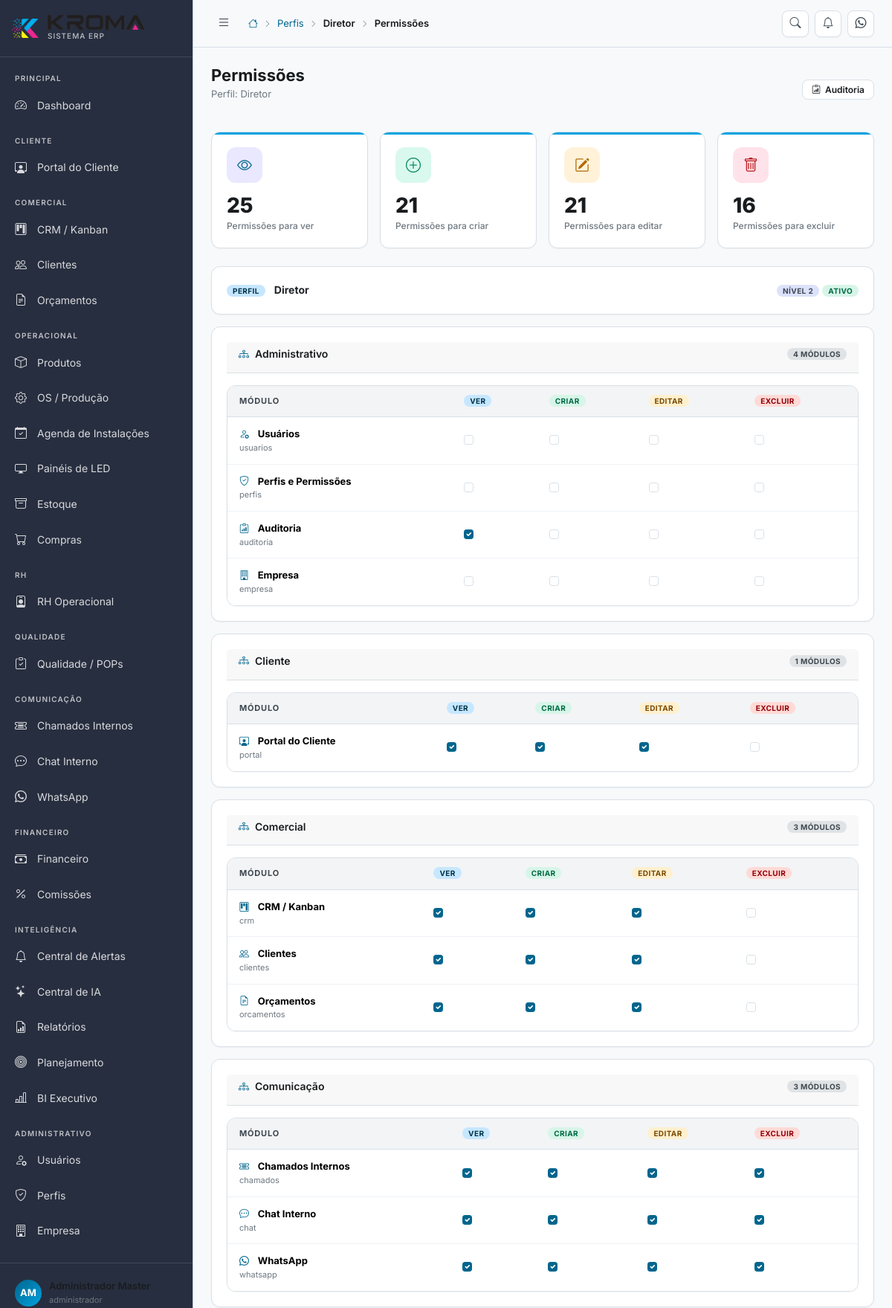
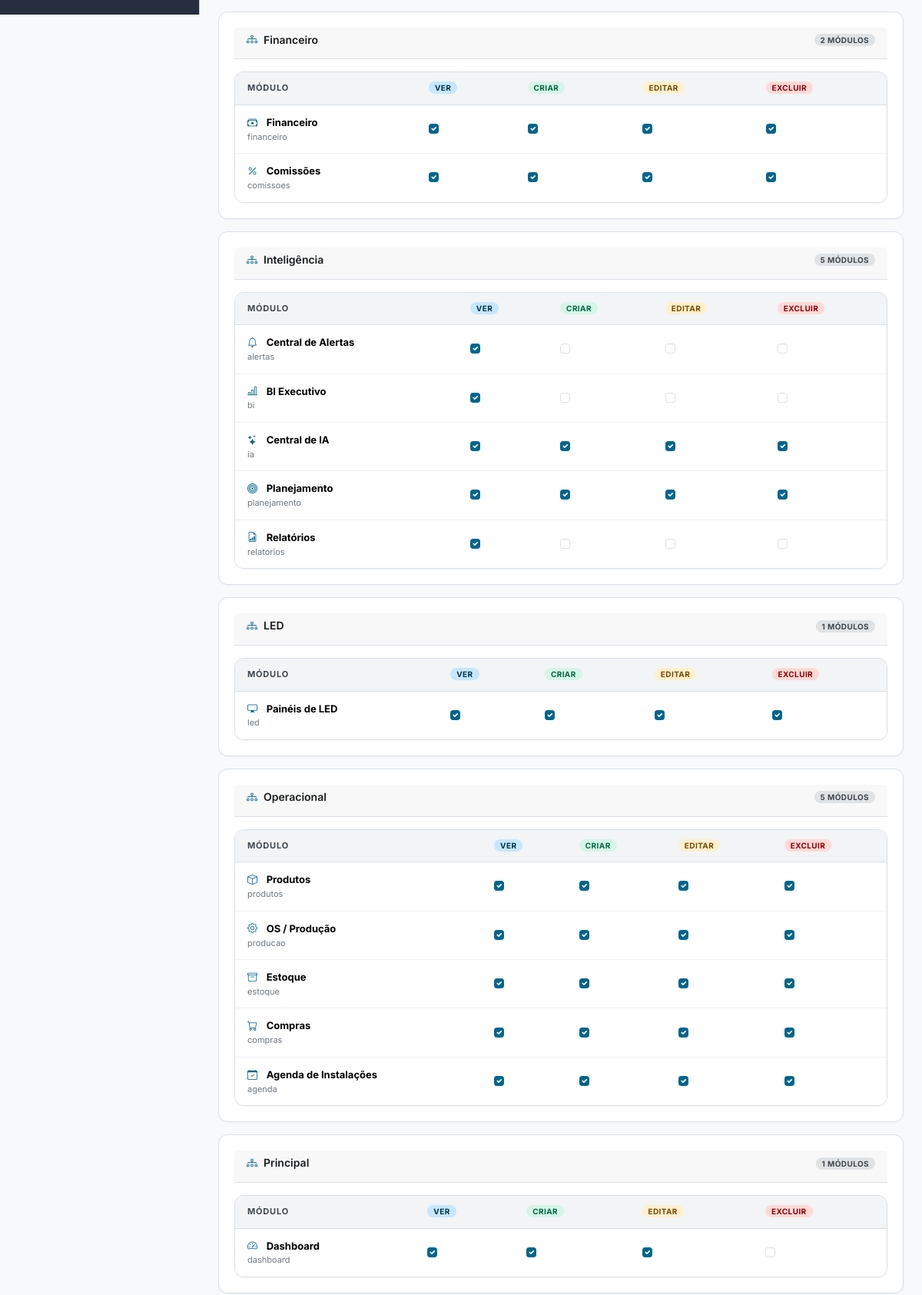
The app's page /perfis/2/permissoes (signed in, upper part) with its own data (2 pictures, top to bottom).
### tables this page shows
CREATE TABLE IF NOT EXISTS perfis (
    id          INT UNSIGNED AUTO_INCREMENT PRIMARY KEY,
    nome        VARCHAR(50) NOT NULL UNIQUE,
    label       VARCHAR(100) NOT NULL,
    descricao   TEXT,
    nivel       TINYINT DEFAULT 5 COMMENT 'Nível hierárquico: 1=mais alto',
    ativo       TINYINT(1) DEFAULT 1,
    created_at  DATETIME DEFAULT CURRENT_TIMESTAMP
);

CREATE TABLE IF NOT EXISTS modulos (
    id          INT UNSIGNED AUTO_INCREMENT PRIMARY KEY,
    nome        VARCHAR(100) NOT NULL,
    slug        VARCHAR(100) NOT NULL UNIQUE,
    icone       VARCHAR(100),
    grupo       VARCHAR(100),
    ordem       INT DEFAULT 0
);

### index.php (called while the page is built, shortened)
<?php
require_once CONFIG_PATH . '/database.php';
require_once APP_PATH . '/Services/Router.php';
$router = new App\Services\Router();
$router->dispatch();

### config/database.php (called while the page is built, shortened)
<?php
class Database
{
    private static ?PDO $instance = null;
    public static function getInstance(): PDO
    {
        if (self::$instance === null) {
            try {
                $dsn = sprintf(
                    'mysql:host=%s;port=%s;dbname=%s;charset=%s',
                    DB_HOST, DB_PORT, DB_NAME, DB_CHARSET
                );
                self::$instance = new PDO($dsn, DB_USER, DB_PASS, [
                    PDO::ATTR_ERRMODE            => PDO::ERRMODE_EXCEPTION,
                    PDO::ATTR_DEFAULT_FETCH_MODE => PDO::FETCH_ASSOC,
                    PDO::ATTR_EMULATE_PREPARES   => false,
                    PDO::MYSQL_ATTR_INIT_COMMAND => "SET NAMES utf8mb4 COLLATE utf8mb4_unicode_ci",
                ]);
            } catch (PDOException $e) {
                if (APP_ENV === 'development') {
                    die('Erro de conexão com banco de dados: ' . $e->getMessage());
                } else {
                    die('Erro interno do sistema. Tente novamente mais tarde.');
                }
            }
        }
        return self::$instance;
    }
}
function db(): PDO
{
    return Database::getInstance();
}

### app/Views/perfis/permissoes.php (the view, shortened to what this page needs)
<?php
$acoes = [
    'ver' => ['coluna' => 'pode_ver', 'label' => 'Ver', 'class' => 'badge-primary'],
    'criar' => ['coluna' => 'pode_criar', 'label' => 'Criar', 'class' => 'badge-success'],
    'editar' => ['coluna' => 'pode_editar', 'label' => 'Editar', 'class' => 'badge-warning'],
    'excluir' => ['coluna' => 'pode_excluir', 'label' => 'Excluir', 'class' => 'badge-danger'],
];
?>
<form action="<?= APP_URL ?>/perfis/<?= $perfil['id'] ?>/permissoes" method="POST" data-loading>
    <div class="row g-3 mb-4">
        <div class="col-6 col-md-3">
            <div class="kpi-card">
                <div class="kpi-icon primary"><i class="bi bi-eye"></i></div>
                <div class="kpi-value"><?= number_format($resumo['ver']) ?></div>
                <div class="kpi-label">Permissões para ver</div>
            </div>
        </div>
        <div class="col-6 col-md-3">
            <div class="kpi-card">
                <div class="kpi-icon success"><i class="bi bi-plus-circle"></i></div>
                <div class="kpi-value"><?= number_format($resumo['criar']) ?></div>
                <div class="kpi-label">Permissões para criar</div>
            </div>
        </div>
        <div class="col-6 col-md-3">
            <div class="kpi-card">
                <div class="kpi-icon warning"><i class="bi bi-pencil-square"></i></div>
                <div class="kpi-value"><?= number_format($resumo['editar']) ?></div>
                <div class="kpi-label">Permissões para editar</div>
            </div>
        </div>
        <div class="col-6 col-md-3">
            <div class="kpi-card">
                <div class="kpi-icon danger"><i class="bi bi-trash"></i></div>
                <div class="kpi-value"><?= number_format($resumo['excluir']) ?></div>
                <div class="kpi-label">Permissões para excluir</div>
            </div>
        </div>
    </div>
    <div class="card mb-3">
        <div class="d-flex flex-wrap align-items-center justify-content-between gap-2">
            <div>
                <span class="badge badge-primary">Perfil</span>
                <strong class="ms-2"><?= htmlspecialchars($perfil['label']) ?></strong>
            </div>
            <div class="d-flex flex-wrap gap-1">
                <span class="badge badge-info">Nível <?= (int)$perfil['nivel'] ?></span>
                <span class="badge <?= $perfil['ativo'] ? 'badge-success' : 'badge-secondary' ?>"><?= $perfil['ativo'] ? 'Ativo' : 'Inativo' ?></span>
            </div>
        </div>
    </div>
    <?php foreach ($grupos as $grupo => $modulosGrupo): ?>
    <div class="card mb-3">
        <div class="card-header">
            <h6 class="card-title"><i class="bi bi-diagram-3 me-2 text-primary-kroma"></i><?= htmlspecialchars($grupo) ?></h6>
            <span class="badge badge-secondary"><?= count($modulosGrupo) ?> módulos</span>
        </div>
        <div class="table-wrapper">
            <table class="table mb-0">
                <thead>
                    <tr>
                        <th>Módulo</th>
                        <?php foreach ($acoes as $acao): ?>
                        <th><span class="badge <?= $acao['class'] ?>"><?= $acao['label'] ?></span></th>
                        <?php endforeach; ?>
                    </tr>
                </thead>
                <tbody>
                    <?php foreach ($modulosGrupo as $modulo): ?>
                    <?php $perm = $permissoes[$modulo['slug']] ?? []; ?>
                    <tr>
                        <td>
                            <i class="bi <?= htmlspecialchars($modulo['icone'] ?? 'bi-box') ?> me-2 text-primary-kroma"></i>
                            <strong><?= htmlspecialchars($modulo['nome']) ?></strong>
                            <div style="font-size:11px;color:var(--text-muted)"><?= htmlspecialchars($modulo['slug']) ?></div>
                        </td>
                        <?php foreach ($acoes as $campo => $acao): ?>
                        <td>
                            <input class="form-check-input permission-toggle"
                                   type="checkbox"
                                   data-slug="<?= htmlspecialchars($modulo['slug']) ?>"
                                   data-acao="<?= $campo ?>"
                                   name="permissoes[<?= htmlspecialchars($modulo['slug']) ?>][<?= $campo ?>]"
                                   <?= !empty($perm[$acao['coluna']]) ? 'checked' : '' ?>>
                        </td>
                        <?php endforeach; ?>
                    </tr>
                    <?php endforeach; ?>
                </tbody>
            </table>
        </div>
    </div>
    <?php endforeach; ?>
</form>

### app/Services/Router.php (shortened to what this page needs)
<?php
class Router
{
    private array $routes = [];
    private string $basePath = '';
    public function __construct()
    {
        $scriptDir = dirname($_SERVER['SCRIPT_NAME']);
        $this->basePath = rtrim($scriptDir, '/');
    }
    private function addRoute(string $method, string $path, $handler): void
    {
        $this->routes[] = [
            'method'  => $method,
            'path'    => $path,
            'handler' => $handler,
        ];
    }
    public function dispatch(): void
    {
        $method = $_SERVER['REQUEST_METHOD'];
        $uri    = $_SERVER['REQUEST_URI'];
        $uri = '/' . ltrim(substr($uri, strlen($this->basePath)), '/');
        $uri = rtrim($uri, '/') ?: '/';
        foreach ($this->routes as $route) {
            if ($route['method'] !== $method) continue;
            $pattern = $this->pathToRegex($route['path']);
            if (preg_match($pattern, $uri, $matches)) {
                $params = array_filter($matches, 'is_string', ARRAY_FILTER_USE_KEY);
                $this->callHandler($route['handler'], $params);
                return;
            }
        }
    }
    private function pathToRegex(string $path): string
    {
        $pattern = preg_replace('/\/:([^\/]+)/', '/(?P<$1>[^/]+)', $path);
        return '#^' . $pattern . '$#';
    }
    private function callHandler($handler, array $params): void
    {
        if (is_string($handler) && strpos($handler, '@') !== false) {
            [$class, $method] = explode('@', $handler);
            $controller = new $fullClass();
            call_user_func_array([$controller, $method], $params);
            return;
        }
    }
}

### records on screen
perfis: label "Diretor", nivel "2"
modulos: nome "Usuários", slug "usuarios"
modulos: nome "Perfis e Permissões", slug "perfis"
modulos: nome "Auditoria", slug "auditoria"
modulos: nome "Empresa", slug "empresa"
modulos: nome "Portal do Cliente", slug "portal"
modulos: nome "CRM / Kanban", slug "crm"
modulos: nome "Clientes", slug "clientes"
modulos: nome "Orçamentos", slug "orcamentos"
modulos: nome "Chamados Internos", slug "chamados"
modulos: nome "Chat Interno", slug "chat"
modulos: nome "WhatsApp", slug "whatsapp"
modulos: nome "Financeiro", slug "financeiro"
modulos: nome "Comissões", slug "comissoes"
modulos: nome "Central de Alertas", slug "alertas"
modulos: nome "BI Executivo", slug "bi"
modulos: nome "Central de IA", slug "ia"
modulos: nome "Planejamento", slug "planejamento"
modulos: nome "Relatórios", slug "relatorios"
modulos: nome "Painéis de LED", slug "led"
modulos: nome "Produtos", slug "produtos"
modulos: nome "OS / Produção", slug "producao"
modulos: nome "Estoque", slug "estoque"
modulos: nome "Compras", slug "compras"
modulos: nome "Agenda de Instalações", slug "agenda"
modulos: nome "Dashboard", slug "dashboard"

### other values on screen
$crumb['label'] "Perfis"
$crumb['label'] "Diretor"
$subtitulo "Perfil: Diretor"
$resumo['ver'] "25"
$resumo['criar'] "21"
$resumo['editar'] "21"
$resumo['excluir'] "16"
$grupo "Administrativo"
count($modulosGrupo) "4"
$acao['label'] "VER"
$acao['label'] "CRIAR"
$acao['label'] "EDITAR"
$acao['label'] "EXCLUIR"
$grupo "Cliente"
count($modulosGrupo) "1"
